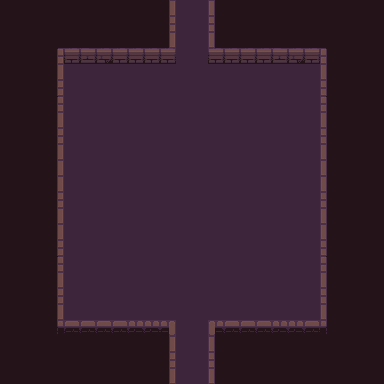

A 2D game scene composited from a Tiled map and its tileset images. What follows is a short description and the map's XML, with each tile layer's data collapsed to a summary:
An orthogonal 24x24 tile map with 16x16 px tiles, 4 tile layers (background, road, wall, item), 1 hidden layer not drawn, 3 tilesets.

<map version="1.10" tiledversion="1.10.2" orientation="orthogonal" renderorder="right-down" compressionlevel="0" width="24" height="24" tilewidth="16" tileheight="16" infinite="0" nextlayerid="7" nextobjectid="1">
 <tileset firstgid="1" name="Dungeon_Tileset" tilewidth="16" tileheight="16" spacing="2" margin="1" tilecount="100" columns="10">
  <image source="../textures/Dungeon_Tileset.png" width="180" height="180" />
  <tile id="0">
   <properties>
    <property name="type" value="Wall_Left" />
   </properties>
  </tile>
  <tile id="1">
   <properties>
    <property name="type" value="Wall_Up" />
   </properties>
  </tile>
  <tile id="2">
   <properties>
    <property name="type" value="Wall_Up" />
   </properties>
  </tile>
  <tile id="3">
   <properties>
    <property name="type" value="Wall_Up" />
   </properties>
  </tile>
  <tile id="4">
   <properties>
    <property name="type" value="Wall_Up" />
   </properties>
  </tile>
  <tile id="5">
   <properties>
    <property name="type" value="Wall_Right" />
   </properties>
  </tile>
  <tile id="10">
   <properties>
    <property name="type" value="Wall_Left" />
   </properties>
  </tile>
  <tile id="15">
   <properties>
    <property name="type" value="Wall_Right" />
   </properties>
  </tile>
  <tile id="20">
   <properties>
    <property name="type" value="Wall_Left" />
   </properties>
  </tile>
  <tile id="25">
   <properties>
    <property name="type" value="Wall_Right" />
   </properties>
  </tile>
  <tile id="30">
   <properties>
    <property name="type" value="Wall_Left" />
   </properties>
  </tile>
  <tile id="35">
   <properties>
    <property name="type" value="Wall_Right" />
   </properties>
  </tile>
  <tile id="40">
   <properties>
    <property name="type" value="Wall_LeftDown" />
   </properties>
  </tile>
  <tile id="41">
   <properties>
    <property name="type" value="Wall_Down" />
   </properties>
  </tile>
  <tile id="42">
   <properties>
    <property name="type" value="Wall_Down" />
   </properties>
  </tile>
  <tile id="43">
   <properties>
    <property name="type" value="Wall_Down" />
   </properties>
  </tile>
  <tile id="44">
   <properties>
    <property name="type" value="Wall_Down" />
   </properties>
  </tile>
  <tile id="45">
   <properties>
    <property name="type" value="Wall_RightDown" />
   </properties>
  </tile>
  <tile id="50">
   <properties>
    <property name="type" value="Wall_RightDownCor" />
   </properties>
  </tile>
  <tile id="51">
   <properties>
    <property name="type" value="Wall_Down" />
   </properties>
  </tile>
  <tile id="52">
   <properties>
    <property name="type" value="Wall_Down" />
   </properties>
  </tile>
  <tile id="53">
   <properties>
    <property name="type" value="Wall_LeftDownCor" />
   </properties>
  </tile>
  <tile id="54">
   <properties>
    <property name="type" value="Wall_RightDownCor" />
   </properties>
  </tile>
  <tile id="55">
   <properties>
    <property name="type" value="Wall_LeftDownCor" />
   </properties>
  </tile>
 </tileset>
 <tileset firstgid="101" name="flag" tilewidth="16" tileheight="16" tilecount="4" columns="4">
  <image source="../textures/flag.png" width="64" height="16" />
  <tile id="0">
   <animation>
    <frame tileid="3" duration="200" />
    <frame tileid="2" duration="200" />
    <frame tileid="1" duration="200" />
    <frame tileid="0" duration="200" />
   </animation>
  </tile>
 </tileset>
 <tileset firstgid="105" name="torch" tilewidth="16" tileheight="16" tilecount="4" columns="4">
  <image source="../textures/torch.png" width="64" height="16" />
  <tile id="0">
   <animation>
    <frame tileid="3" duration="200" />
    <frame tileid="2" duration="200" />
    <frame tileid="1" duration="200" />
    <frame tileid="0" duration="200" />
   </animation>
  </tile>
 </tileset>
 <layer id="1" name="background" width="24" height="24">
  <data>[576 cells, 576 non-empty, 1 distinct tile ids]</data>
 </layer>
 <layer id="5" name="road" width="24" height="24">
  <data>[576 cells, 280 non-empty, 7 distinct tile ids]</data>
 </layer>
 <layer id="3" name="wall" width="24" height="24">
  <data>[576 cells, 68 non-empty, 20 distinct tile ids]</data>
 </layer>
 <layer id="4" name="item" width="24" height="24">
  <data>[576 cells, 0 non-empty, 0 distinct tile ids]</data>
 </layer>
 <layer id="6" name="smog" width="24" height="24" visible="0">
  <data>[576 cells, 576 non-empty, 1 distinct tile ids]</data>
 </layer>
</map>
